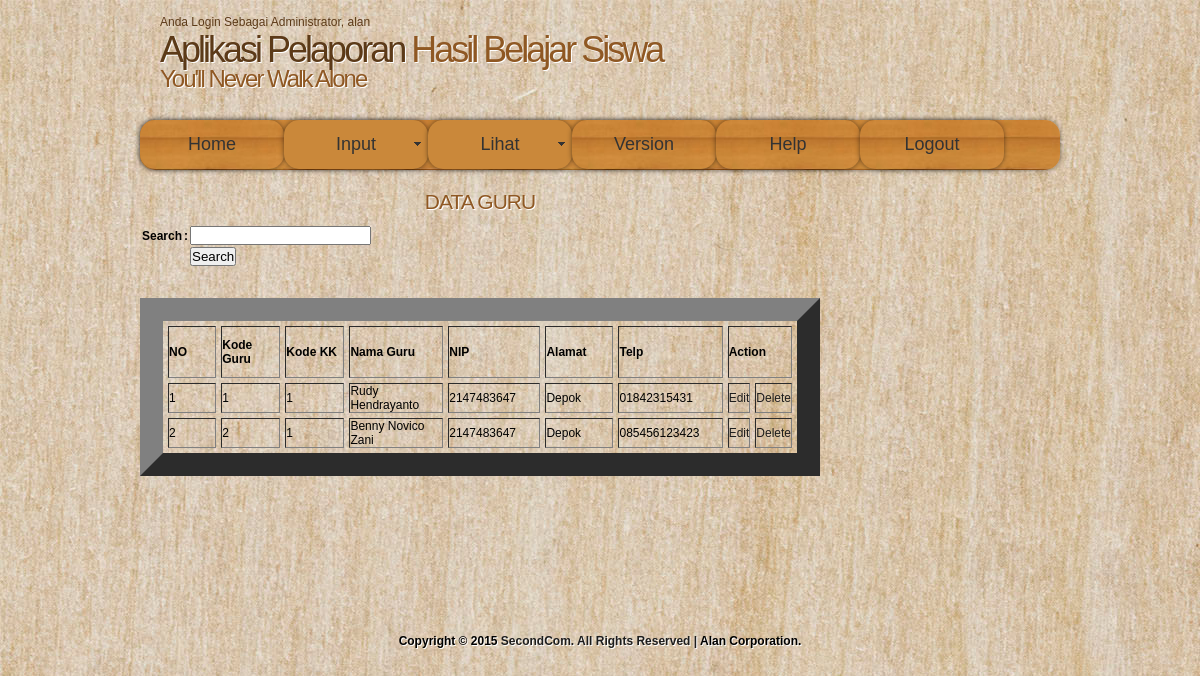
The page /ukAlan/admin/lihat_guru.php (signed in) on the database its author committed.
### tables this page shows
CREATE TABLE IF NOT EXISTS `guru` (
  `Kode_guru` char(5) NOT NULL,
  `Kode_kk` char(5) NOT NULL,
  `Nama_guru` varchar(20) NOT NULL,
  `NIP` char(15) NOT NULL,
  `Alamat_guru` varchar(30) NOT NULL,
  `Telp_guru` varchar(12) NOT NULL,
  PRIMARY KEY (`Kode_guru`)
);

### ukAlan/admin/lihat_guru.php (the view, shortened to what this page needs)
<?php
if(isset($_SESSION['username'])){
	$nama = $_SESSION['username'];
?>
<?php require_once('../Connections/koneksi.php'); ?>
<?php
$maxRows_guru = 10;
$pageNum_guru = 0;
$startRow_guru = $pageNum_guru * $maxRows_guru;
$query_guru = "SELECT * FROM guru";
$query_limit_guru = sprintf("%s LIMIT %d, %d", $query_guru, $startRow_guru, $maxRows_guru);
$guru = mysql_query($query_limit_guru, $koneksi) or die(mysql_error());
$row_guru = mysql_fetch_assoc($guru);
?>
<!DOCTYPE html PUBLIC "-//W3C//DTD XHTML 1.1//EN" "http://www.w3.org/TR/xhtml11/DTD/xhtml11.dtd">
<html xmlns="http://www.w3.org/1999/xhtml" xml:lang="en">
<head>
  <link rel="stylesheet" type="text/css" href="../css/style.css" />
<link href="../SpryAssets/SpryMenuBarHorizontal.css" rel="stylesheet" type="text/css" />
</head>
<body>
  <div id="main">
    <div id="header">
	  <div id="banner">
	    <div id="welcome">
        <span>Anda Login Sebagai Administrator, <?php echo $nama;?></span>
	      <h1><span>Aplikasi Pelaporan</span> Hasil Belajar Siswa</h1>
	    </div>
	    <div id="welcome_slogan">
	      <h1>You'll Never Walk Alone</h1>
	    </div>
	  </div>
    </div>
	<div id="menubar">
     <ul id="MenuBar1" class="MenuBarHorizontal">
<li class="current"><a href="index.php">Home</a></li>
<li><a class="MenuBarHorizontal" href="#">Input</a>
    </li>
         <li><a class="MenuBarItemSubmenu" href="#">Lihat</a>
    </li>
         <li><a href="version.php">Version</a></li>
          <li><a href="help.php">Help</a></li>
           <li><a onclick="return confirm('Apakah Anda Yakin Ingin Keluar Dari Sistem?')" href="../login/logout.php">Logout</a></li>
</ul>
</div>
</div>
	<div id="site_content">
	  <div class="sidebar_container">
      </div>
	  <div id="content">
        <div class="content_item">
        <h1><div align="center">DATA GURU</div></h1>
        <div align="left">
<form action="" method="post" enctype="multipart/form-data" name="form1">
<table width="200" border="0">
  <tr>
    <td width="47"><strong>Search</strong></td>
    <td width="10"><strong>:</strong></td>
    <td width="129">
      <label>
        <input type="text" name="search" id="search" />
      </label>
    </td>
  </tr>
  <tr>
    <td>&nbsp;</td>
    <td>&nbsp;</td>
    <td>
      <label>
        <input type="submit" name="search2" id="search2" value="Search" />
      </label>
    </td>
  </tr>
</table>
</form>
</div>
<p>&nbsp;</p>
        <div align="center">
        <table border="23" align="center" cellpadding="5" cellspacing="5">
          <tr>
            <td width="300px" height="50"><strong>NO</strong></td>
            <td width="300px" height="50"><strong>Kode Guru</strong></td>
            <td width="300px" height="50"><strong>Kode KK</strong></td>
            <td width="300px" height="50"><strong>Nama Guru</strong></td>
            <td width="300px" height="50"><strong>NIP</strong></td>
            <td width="300px" height="50"><strong>Alamat</strong></td>
            <td width="300px" height="50"><strong>Telp</strong></td>
            <td colspan="2"><strong>Action</strong></td>
          </tr>
          <?php
		  if ((isset($_POST['search2'])) && ($_POST['search'] != "")) {
					$search = $_POST['search'];
					$sql="SELECT * FROM guru WHERE Kode_guru='$search' OR Kode_kk='$search' OR Nama_guru='$search' OR Alamat_guru='$search' OR Telp_guru='$search' ;";
					$eksekusi_sql = mysql_query($sql,$koneksi) or die(mysql_error());
					$cari = mysql_fetch_assoc($eksekusi_sql);
			  $no = 1;
			  do { ?>
          <tr>
            <td><?php echo $no; ?></td>
            <td><?php echo $cari['Kode_guru']; ?></td>
            <td><?php echo $cari['Kode_kk']; ?></td>
            <td><?php echo $cari['Nama_guru']; ?></td>
            <td><?php echo $cari['NIP']; ?></td>
            <td><?php echo $cari['Alamat_guru']; ?></td>
            <td><?php echo $cari['Telp_guru']; ?></td>
            <td><a href="edit_guru.php?Kode_guru=<?php echo $cari['Kode_guru']; ?>">Edit</a></td>
            <td><a onclick="Apakah Anda Yakin Ingin Menghapus Data Ini?')" href="lihat_guru.php?Kode_guru=<?php echo $cari['Kode_guru']; ?>">Delete</a></td>
          </tr>
          <?php
			$no++;
			} while ($cari = mysql_fetch_assoc($eksekusi_sql));
			}else{
			   $no = 1;
		  do { ?>
          <tr>
            <td><?php echo $no; ?></td>
            <td><?php echo $row_guru['Kode_guru']; ?></td>
            <td><?php echo $row_guru['Kode_kk']; ?></td>
            <td><?php echo $row_guru['Nama_guru']; ?></td>
            <td><?php echo $row_guru['NIP']; ?></td>
            <td><?php echo $row_guru['Alamat_guru']; ?></td>
            <td><?php echo $row_guru['Telp_guru']; ?></td>
            <td><a href="edit_guru.php?Kode_guru=<?php echo $row_guru['Kode_guru']; ?>">Edit</a></td>
            <td><a onclick="Apakah Anda Yakin Ingin Menghapus Data Ini?')" href="lihat_guru.php?Kode_guru=<?php echo $row_guru['Kode_guru']; ?>">Delete</a></td>
          </tr>
          <?php
			$no++;
			} while ($row_guru = mysql_fetch_assoc($guru)); }?>
            </div>
		  </div>
	    </div>
		  </div>
	  <br style="clear:both"/>
  <div id="footer"><br /><br /><br /><br /><br /><br />
  Copyright © 2015 <a href="http://www.second.com">SecondCom. All Rights Reserved | </a> Alan Corporation.
  </div>
</body>
</html>
<?php
}
?>

### ukAlan/css/style.css (style rules this page uses)
html { height: 100%; }
* { margin: 0; padding: 0; }
body { background: transparent url(../images/pattern.jpg) repeat; color: #000; font-family: Arial, Helvetica, sans-serif; font-size: 12px; font-style: normal; font-weight: normal; font-variant: normal; }
p { padding: 0 0 10px 0; line-height: 1.7em; font-size: 100% }
h1, h2, h3, h4, h5, h6 { font: normal 175% Arial, Helvetica, sans-serif; color: #8F5823; text-shadow: 1px 1px #fff; letter-spacing: -1px; margin: 0 0 10px 0; }
span { color: #5C3A18; }
a, a:hover { color: #1D1D1D; background: transparent; outline: none; text-decoration: none; }
ul { margin: 2px 0 22px 30px; line-height: 1.7em; font-style: normal; font-size: 100%; }
#main, #header, #banner, #menubar, #site_content, #footer, #content_grey { margin-left: auto; margin-right: auto; }
#main { background: transparent; }
#header { width: 920px; height: 120px; background: transparent; }
#banner { width: 920px; position: relative; height: 50px; padding: 15px 0 0 0; background: transparent; }
#menubar { width: 920px; height: 50px; text-align: center; margin: 0 auto; background: transparent url(../images/menu_pattern.jpg) repeat; border-radius: 15px 15px 15px 15px; -moz-border-radius: 15px 15px 15px 15px; -webkit-border: 15px 15px 15px 15px; -webkit-box-shadow: rgba(0, 0, 0, 0.5) 0px 0px 5px; -moz-box-shadow: rgba(0, 0, 0, 0.5) 0px 0px 5px; box-shadow: rgba(0, 0, 0, 0.5) 0px 0px 5px; font-size: 18px; }
#welcome { width: 880px; float: left; height: 50px; margin: 0 auto; padding-left: 20px; background: transparent; }
#welcome_slogan { width: 880px; float: left; height: 50px; margin: 0 auto; padding-left: 20px; background: transparent; }
#welcome H1 { font: normal 300% Arial, Helvetica, sans-serif; letter-spacing: -3px; text-shadow: 1px 1px #FFF; color: #8F5823; }
#welcome_slogan H1 { font: normal 200% Arial, Helvetica, sans-serif; letter-spacing: -2px; text-shadow: 1px 1px #FFF; color: #8F5823; }
#site_content { width: 920px; overflow: hidden; margin: 0 auto; }
.sidebar_container { float: right; margin: 10px 0 0 20px; width: 215px; padding: 0; }
#content { width: 680px; margin-bottom: 20px; float: left; }
.content_item { width: 680px; margin-top: 20px; margin-bottom: 20px; }
#footer { width: 920px; height: 20px; font-weight: bold; padding-top: 20px; text-align: center; background: transparent; text-shadow: 1px 1px #fff; }
#footer a, #footer a:hover { text-decoration: none; padding-bottom: 20px; }
#footer a, #footer a:hover { text-decoration: none; }

### ukAlan/SpryAssets/SpryMenuBarHorizontal.css (style rules this page uses)
ul.MenuBarHorizontal { margin: 0; padding: 0; list-style-type: none; font-size: 100%; cursor: default; width: auto; }
ul.MenuBarHorizontal li { margin: 0; padding: 0; list-style-type: none; font-size: 100%; position: relative; text-align: left; cursor: pointer; width: 8em; float: left; }
ul.MenuBarHorizontal a { text-align: center; margin: 0 auto; background: transparent url(../images/menu_pattern.jpg) repeat; border-radius: 15px 15px 15px 15px; -moz-border-radius: 15px 15px 15px 15px; -webkit-border: 15px 15px 15px 15px; -webkit-box-shadow: rgba(0, 0, 0, 0.5) 0px 0px 5px; -moz-box-shadow: rgba(0, 0, 0, 0.5) 0px 0px 5px; box-shadow: rgba(0, 0, 0, 0.5) 0px 0px 5px; font-size: 18px; display: block; cursor: pointer; background-color: #CA883A; padding: 0.5em 0.75em; color: #333; text-decoration: none; }
ul.MenuBarHorizontal a.MenuBarItemSubmenu { background-image: url(SpryMenuBarDown.gif); background-repeat: no-repeat; background-position: 95% 50%; }

### rows shown on the page
guru: Kode_guru "1", Kode_kk "1", Nama_guru "Rudy Hendrayanto", NIP "2147483647", Alamat_guru "Depok", Telp_guru "01842315431"
guru: Kode_guru "2", Kode_kk "1", Nama_guru "Benny Novico Zani", NIP "2147483647", Alamat_guru "Depok", Telp_guru "085456123423"

### other values the page prints
$nama "alan"
